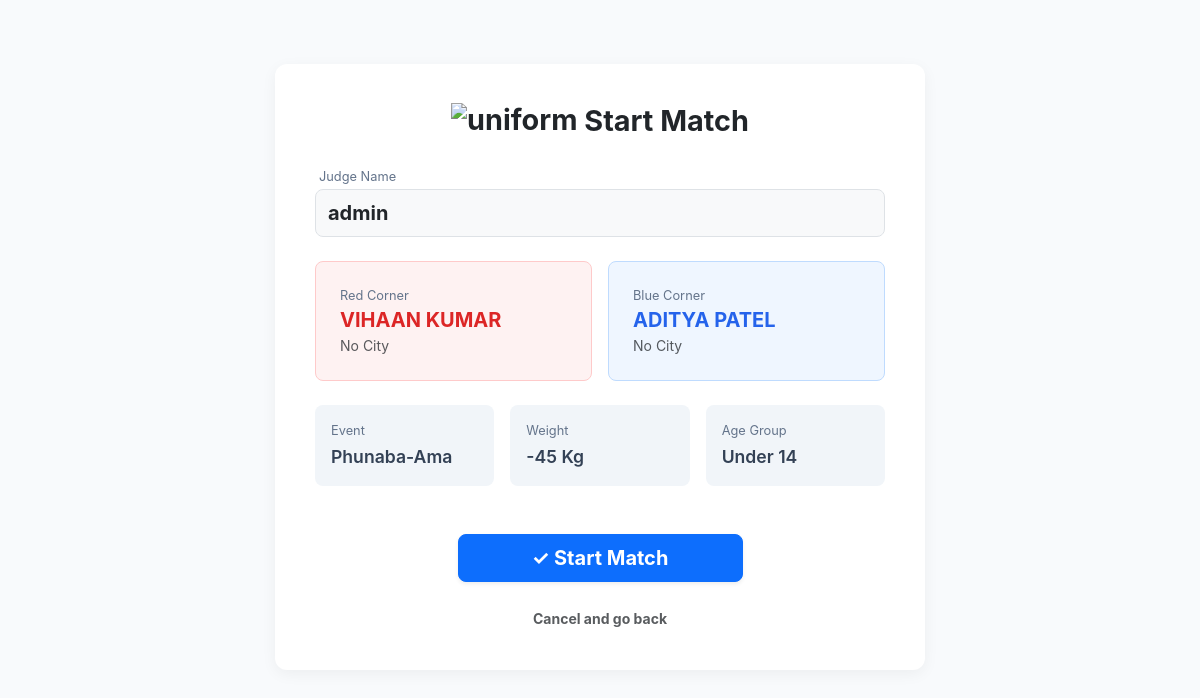
/judge/match/126/start/ (signed in), run on the app's committed database.
### thangta/models.py (models this page shows, shortened)
class CustomUser(AbstractUser):
    class Role(models.TextChoices):
        ADMIN = 'ADMIN', 'Admin'
        JUDGE = 'JUDGE', 'Judge'
        SCORER = 'SCORER', 'Scorer'
    role = models.CharField(
        max_length=50,
        choices=Role.choices,
        default=Role.SCORER
    )
    district = models.CharField(max_length=100, null=True, blank=True)
    district_code = models.CharField(max_length=20, null=True, blank=True)

class Match(models.Model):
    tournament = models.ForeignKey(Tournament, on_delete=models.CASCADE)
    event_type = models.CharField(max_length=50)
    age_category = models.CharField(max_length=3)
    weight_category = models.CharField(max_length=4)
    gender = models.CharField(max_length=10)
    is_active = models.BooleanField(default=False)
    is_completed = models.BooleanField(default=False)
    round_number = models.IntegerField(default=1)
    current_round = models.IntegerField(default=1) # Tracks Round 1, Round 2, or 3 (Tie Breaker)
    current_sub_round = models.IntegerField(default=1)
    match_sequence = models.IntegerField(help_text="Order of the match in this round")
    current_sub_round = models.IntegerField(default=1)
    active_scorers = models.ManyToManyField(CustomUser, blank=True, related_name='scoring_matches')
    ring_number = models.IntegerField(default=1)
    participant_red = models.ForeignKey(Participant, related_name='matches_as_red', on_delete=models.CASCADE)
    participant_blue = models.ForeignKey(Participant, related_name='matches_as_blue', on_delete=models.CASCADE, null=True, blank=True)
    winner = models.ForeignKey(Participant, related_name='matches_won', on_delete=models.SET_NULL, null=True, blank=True)
    round_1_red = models.IntegerField(default=0)
    round_1_blue = models.IntegerField(default=0)
    round_2_red = models.IntegerField(default=0)
    round_2_blue = models.IntegerField(default=0)
    round_3_red = models.IntegerField(default=0)
    round_3_blue = models.IntegerField(default=0)
    @property
    def age_display(self):
        age_map = {'U14': 'Under 14', 'U18': 'Under 18', 'O18': 'Over 18'}
        return age_map.get(self.age_category, self.age_category)
    @property
    def weight_display(self):
        if self.weight_category and "Kg" not in str(self.weight_category):
            return f"{self.weight_category} Kg"
        return self.weight_category

class Participant(models.Model):
    class GenderChoices(models.TextChoices):
        MALE = 'Male', 'Male'
        FEMALE = 'Female', 'Female'
    class EventTypeChoices(models.TextChoices):
        PHUNABA_AMA = 'Phunaba-Ama', 'Phunaba-Ama'
        PHUNABA_ANISHUBA = 'Phunaba-Anishuba', 'Phunaba-Anishuba'
    class AgeCategory(models.TextChoices):
        UNDER_14 = 'U14', 'Under 14'
        UNDER_18 = 'U18', 'Under 18'
        OVER_18 = 'O18', 'Over 18'
    class WeightCategory(models.TextChoices):
        MINUS_21 = '-21', '-21 Kg'
        MINUS_25 = '-25', '-25 Kg'
        MINUS_29 = '-29', '-29 Kg'
        MINUS_33 = '-33', '-33 Kg'
        MINUS_37 = '-37', '-37 Kg'
        MINUS_40 = '-40', '-40 Kg'
        MINUS_41 = '-41', '-41 Kg'
        MINUS_44 = '-44', '-44 Kg'
        MINUS_45 = '-45', '-45 Kg'
        MINUS_49 = '-49', '-49 Kg'
        MINUS_52 = '-52', '-52 Kg'
        MINUS_53 = '-53', '-53 Kg'
        MINUS_56 = '-56', '-56 Kg'
        MINUS_75 = '-75', '-75 Kg'
        PLUS_53 = '+53', '+53 Kg'
    tournament = models.ForeignKey(
        Tournament,
        on_delete=models.CASCADE,
        related_name='participants',
        null=True, blank=True
    )
    name = models.CharField(max_length=200, null=True, blank=True)
    actual_age = models.IntegerField(null=True, blank=True, help_text="Age in numbers")
    date_of_birth = models.DateField(null=True, blank=True) # Add this!
    age = models.IntegerField(default = 0)
    gender = models.CharField(max_length=10, choices=GenderChoices.choices, null=True, blank=True)
    contact = models.CharField(max_length=15, null=True, blank=True)
    district = models.CharField(max_length=100)
    district_code = models.CharField(max_length=20)
    event_type = models.CharField(max_length=50, choices=EventTypeChoices.choices, null=True, blank=True)
    age_category = models.CharField(
        max_length=3,
        choices=AgeCategory.choices,
        help_text="Select the participant's age group."
    )
    weight_category = models.CharField(
        max_length=4,
        choices=WeightCategory.choices,
        help_text="Select the participant's weight class."
    )

### thangta/permissions.py (the view)
    @login_required(login_url='login')
    def _wrapped_view(request, *args, **kwargs):
        if request.user.role in ['JUDGE', 'ADMIN'] or request.user.is_superuser:
            return view_func(request, *args, **kwargs)
        return redirect('tournament-dashboard')

### thangta/permissions.py (called while the page is built)
def judge_required(view_func):
    @login_required(login_url='login')
    def _wrapped_view(request, *args, **kwargs):
        if request.user.role in ['JUDGE', 'ADMIN'] or request.user.is_superuser:
            return view_func(request, *args, **kwargs)
        return redirect('tournament-dashboard')
    return _wrapped_view

### thangta/views.py (called while the page is built)
@judge_required
def start_match(request, match_id):
    match = get_object_or_404(Match, id=match_id)
    if request.method == 'POST':
        match.is_active = True
        match.save()
        return redirect('judge-live-match', match_id=match.id)
    return render(request, 'judge_start_match.html', {'match': match})

### thangta/templates/judge_start_match.html (shortened to what this page needs)
<!DOCTYPE html>
<html lang="en">
<head>
    <link href="https://cdn.jsdelivr.net/npm/bootstrap@5.3.0/dist/css/bootstrap.min.css" rel="stylesheet">
</head>
<body>
<div class="container px-3">
    <div class="start-card text-center">
        <h2 class="fw-bold mb-4 text-dark" style="font-size: 1.8rem;">
            <img src="https://img.icons8.com/color/48/martial-arts-uniform.png" alt="uniform" style="width: 35px; margin-top: -6px;"/>
            Start Match
        </h2>
        <div class="text-start mb-4">
            <label class="info-label ms-1">Judge Name</label>
            <div class="form-control bg-light fw-bold text-dark fs-5 py-2" style="border-radius: 8px;">
                {{ request.user.username }}
            </div>
        </div>
        <div class="row g-3 mb-4 text-start">
            <div class="col-md-6">
                <div class="corner-box red-corner">
                    <div class="info-label">Red Corner</div>
                    <h5 class="text-uppercase">{{ match.participant_red.name }}</h5>
                    <div class="text-muted small">{{ match.participant_red.city|default:"No City" }}</div>
                </div>
            </div>
            <div class="col-md-6">
                <div class="corner-box blue-corner">
                    <div class="info-label">Blue Corner</div>
                    {% if match.participant_blue %}
                        <h5 class="text-uppercase">{{ match.participant_blue.name }}</h5>
                        <div class="text-muted small">{{ match.participant_blue.city|default:"No City" }}</div>
                    {% else %}
                        <h5 class="text-uppercase text-muted fst-italic">BYE</h5>
                        <div class="text-muted small">No Opponent</div>
                    {% endif %}
                </div>
            </div>
        </div>
        <div class="row g-3 mb-5">
            <div class="col-4">
                <div class="info-box">
                    <div class="info-label">Event</div>
                    <p class="info-value">{{ match.event_type }}</p>
                </div>
            </div>
            <div class="col-4">
                <div class="info-box">
                    <div class="info-label">Weight</div>
                    <p class="info-value">{{ match.weight_display }}</p>
                </div>
            </div>
            <div class="col-4">
                <div class="info-box">
                    <div class="info-label">Age Group</div>
                    <p class="info-value">{{ match.age_display }}</p>
                </div>
            </div>
        </div>
        <form method="POST">
            <button type="submit" class="btn btn-primary btn-lg w-50 fw-bold shadow-sm" style="border-radius: 8px;">
                ✓ Start Match
            </button>
        </form>
        <div class="mt-4">
            <a href="javascript:history.back()" class="text-muted small text-decoration-none fw-bold">Cancel and go back</a>
        </div>
    </div>
</div>
</body>
</html>

### thangta/templates/judge_start_match.html (style rules this page uses)
body { background-color: #f8fafc; font-family: -apple-system, BlinkMacSystemFont, "Segoe UI", Roboto, "Helvetica Neue", Arial, sans-serif; }
.start-card { max-width: 650px; margin: 4rem auto; background: white; border-radius: 12px; box-shadow: 0 4px 15px rgba(0,0,0,0.05); padding: 2.5rem; border: none; }
.corner-box { border-radius: 8px; padding: 1.5rem; height: 100%; }
.red-corner { background-color: #fef2f2; border: 1px solid #fecaca; }
.red-corner h5 { color: #dc2626; font-weight: bold; margin-bottom: 0.2rem; }
.blue-corner { background-color: #eff6ff; border: 1px solid #bfdbfe; }
.blue-corner h5 { color: #2563eb; font-weight: bold; margin-bottom: 0.2rem; }
.info-box { background-color: #f1f5f9; border-radius: 8px; padding: 1rem; text-align: left; height: 100%; }
.info-label { font-size: 0.8rem; color: #64748b; margin-bottom: 0.2rem; }
.info-value { font-weight: 600; color: #334155; margin: 0; font-size: 1.1rem; }

### data on the page
CustomUser: user.username "admin"
Match: participant_red.name "VIHAAN KUMAR", participant_red.city "No City", participant_blue.name "ADITYA PATEL", participant_blue.city "No City", event_type "Phunaba-Ama", weight_display "-45 Kg", age_display "Under 14"
